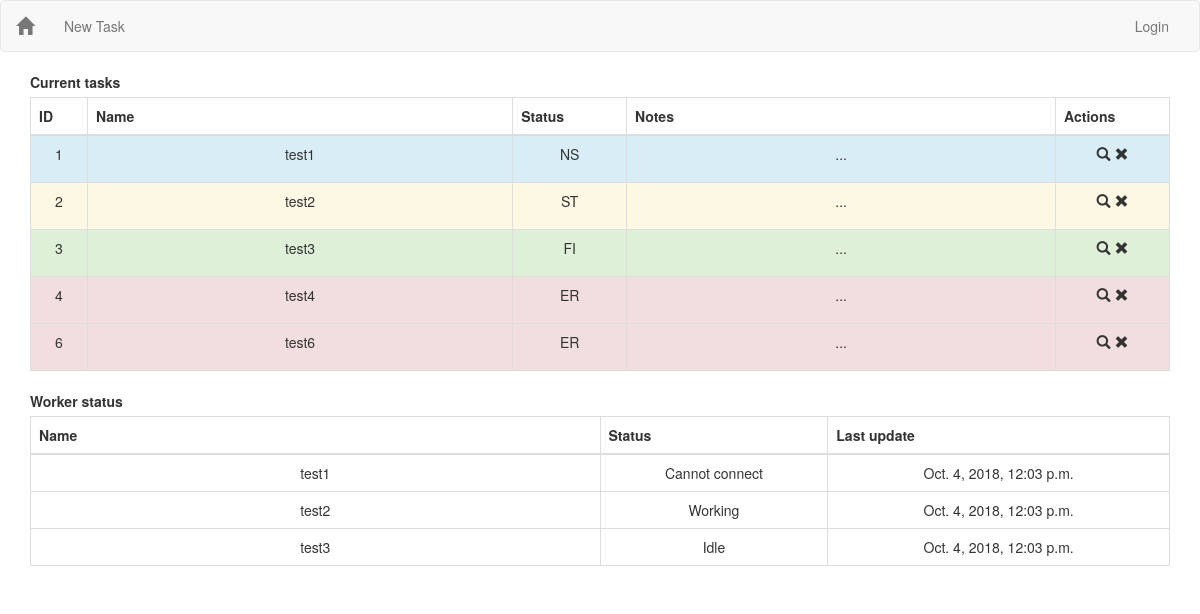
/, run on an earlier commit of the app's database.
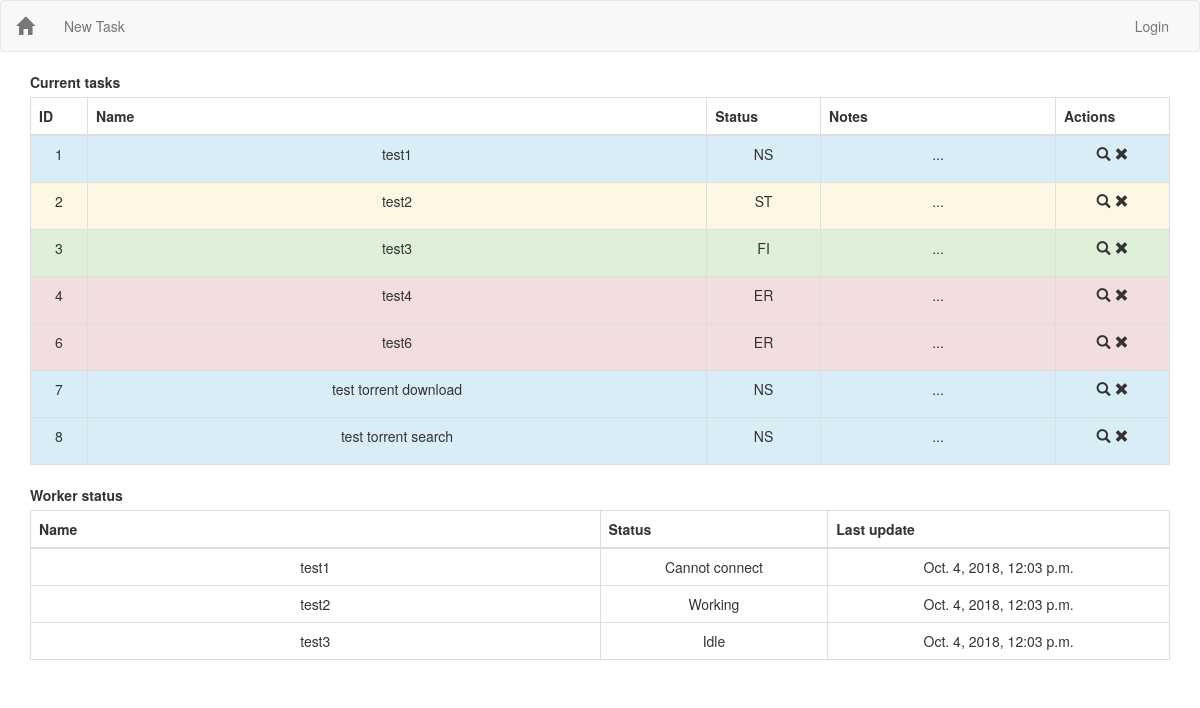
And on a later commit of the database.
### Interface/models.py (models this page shows, shortened)
class Task(models.Model):
    STATUS_CHOICES = (
        ("NS", "Not Started"),
        ("ST", "Started"),
        ("FI", "Finished"),
        ("ER", "Error"),
    )
    TYPE_CHOICES = (
        ("UD", "Undefined"),
        ("TD", "Torrent Download"),
        ("TS", "Torrent Search"),
    )
    taskName = models.CharField(max_length=128)
    status = models.CharField(max_length=5, default="Not Started", choices=STATUS_CHOICES)
    type = models.CharField(max_length=5, default="Undefined", choices=TYPE_CHOICES)
    message = models.CharField(max_length=128, default="Waiting")
    updated_at = models.DateTimeField(auto_now=True)

class WorkerStatus(models.Model):
    STATUS_CHOICES = (
        ("Cannot connect", "Cannot connect"),
        ("Working", "Working"),
        ("Idle", "Idle"),
    )
    workerName = models.CharField(max_length=128)
    status = models.CharField(max_length=32, default="Cannot connect", choices=STATUS_CHOICES)
    created_at = models.DateTimeField(auto_now_add=True)
    updated_at = models.DateTimeField(auto_now=True)

### Interface/views.py (the view)
# urls.py: url(r"^$", views.HomePage.as_view(), name="home"),
class HomePage(TemplateView):
    template_name = "Interface/index.html"
    def get_context_data(self, **kwargs):
        context = super().get_context_data(**kwargs)
        allTasks = models.Task.objects.all()
        allWorkers = models.WorkerStatus.objects.all()
        print(str(len(allWorkers)))
        context.update({"allTasks" : allTasks})
        context.update({"allWorkers" : allWorkers})
        return context

### Interface/templates/Interface/index.html (shortened to what this page needs)
{% extends "Interface/base.html" %}
{% load static %}
{% block content%}
<label for="tasksTable">Current tasks</label>
<div id="tasksTable">
<table class="table table-bordered">
  <thead>
    <tr>
      <th scope="col">ID</th>
      <th scope="col">Name</th>
      <th scope="col">Status</th>
      <th scope="col">Notes</th>
      <th scope="col">Actions</th>
    </tr>
  </thead>
  <tbody>
        {% for task in allTasks %}
        {% if task.status == "NS" %}
        <tr class="bg-info">
        {% elif task.status == "ST" %}
        <tr class="bg-warning">
        {% elif task.status == "FI" %}
        <tr class="bg-success">
        {% elif task.status == "ER" %}
        <tr class="bg-danger">
        {% else %}
        <tr>
        {% endif %}
          <td style="text-align:center" width="5%">{{task.id}}</td>
          <td style="text-align:center">{{task.taskName}}</td>
          <td style="text-align:center" width="10%">{{task.status}}</td>
          <td style="text-align:center"> ... </td>
          <td style="text-align:center" width="10%">
            <p>
              <span class="glyphicon glyphicon-search blue" aria-hidden="true"></span>
              <span class="glyphicon glyphicon-remove red" aria-hidden="true"></span>
            </p>
          </td>
        </tr>
        {% endfor %}
  </tbody>
</table>
  </div>
  <label for="workerStatus">Worker status</label>
  <div id="workerStatus">
    <table class="table table-bordered">
      <thead>
        <tr>
          <th scope="col">Name</th>
          <th scope="col">Status</th>
          <th scope="col">Last update</th>
        </tr>
      </thead>
      <tbody>
        {% for worker in allWorkers %}
        <tr>
        <td style="text-align:center">{{worker.workerName}}</td>
        <td style="text-align:center" width="20%">{{worker.status}}</td>
        <td style="text-align:center" width="30%">{{worker.created_at}}</td>
      </tr>
        {% endfor %}
  </tbody>
</table>
  </div>
{% endblock %}

### Interface/templates/Interface/base.html (shortened to what this page needs)
{% load static %}
<!DOCTYPE html>
<html lang="en" dir="ltr">
<head>
  {% load bootstrap3 %}
  {% bootstrap_css %}
</head>
<body>
  <nav class="navbar navbar-default">
    <div class="container-fluid">
      <div class="navbar-header">
        <a class="navbar-brand" href="/">
          <span class="glyphicon glyphicon-home" aria-hidden="true"></span>
        </a>
      </div>
      <div class="collapse navbar-collapse" id="bs-example-navbar-collapse-1">
        <ul class="nav navbar-nav navbar-left">
          <li><a href="newtask" id="aRoles">New Task</a></li>
        </ul>
        <ul class="nav navbar-nav navbar-right">
          <li><a href="#">Login</a></li>
        </ul>
      </div>
    </div>
  </nav>
  <div class="container">
    {% block content %}
    {% endblock %}
  </div>
</body>
</html>

What changed in the data, as far as the page shows it:
added Task: id "7", taskName "test torrent download", status "NS"
added Task: id "8", taskName "test torrent search", status "NS"
